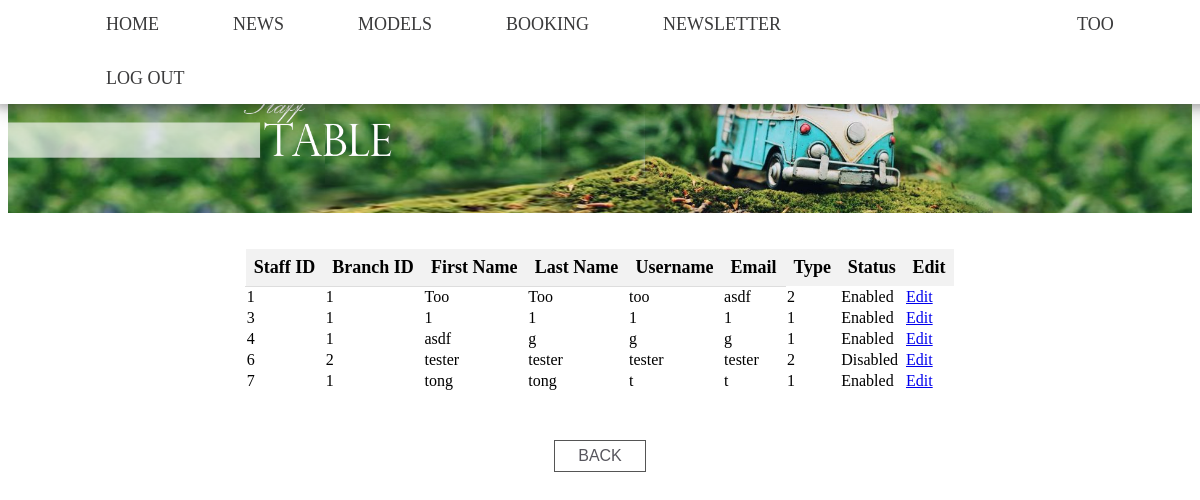
/staff-table.php (signed in), run on the app's committed database.
### tables this page shows
CREATE TABLE `staff` (
  `staffID` int(11) NOT NULL,
  `branchID` int(11) NOT NULL,
  `fName` varchar(50) NOT NULL,
  `lName` varchar(50) NOT NULL,
  `username` varchar(50) NOT NULL,
  `email` varchar(50) NOT NULL,
  `type` int(1) NOT NULL,
  `password` varchar(20) NOT NULL,
  `disabled` tinyint(1) NOT NULL DEFAULT '0'
);

### staff-table.php (the view, shortened to what this page needs)
<html>
<head>
  <link rel="stylesheet" href="main.css"/>
  <header>
<?php
require_once('menu.php');
?>
    <center>
      <img style="margin-top: 2%;" src="stafftable.png">
</head>
<body>
<center>
  <table class="usertable" style="border-collapse: collapse; width: 60%;">
    <tr style = "background-color:#f2f2f2;" >
      <th style="padding: 8px; text-align: left; border-bottom: 1px solid #ddd; font-size: 18px;">Staff ID</th>
      <th style="padding: 8px; text-align: left; border-bottom: 1px solid #ddd; font-size: 18px;">Branch ID</th>
      <th style="padding: 8px; text-align: left; border-bottom: 1px solid #ddd; font-size: 18px;">First Name</th>
      <th style="padding: 8px; text-align: left; border-bottom: 1px solid #ddd; font-size: 18px;">Last Name</th>
      <th style="padding: 8px; text-align: left; border-bottom: 1px solid #ddd; font-size: 18px;">Username</th>
      <th style="padding: 8px; text-align: left; border-bottom: 1px solid #ddd; font-size: 18px;">Email</th>
      <th style="padding: 8px; text-align: left; border-bottom: 1p solid #ddd; font-size: 18px;">Type</th>
      <th style="padding: 8px; text-align: left; border-bottom: 1p solid #ddd; font-size: 18px;">Status</th>
      <th style="padding: 8px; text-align: left; border-bottom: 1p solid #ddd; font-size: 18px;">Edit</th>
    </tr>
      <?php
      $q = "select * from staff";
      $result = $mysqli->query($q);
      if ($result) {
          while($row = $result->fetch_array()){
            echo "<tr>";
            echo "<td>".$row['staffID'] ."</td>";
            echo "<td>".$row['branchID'] ."</td>";
            echo "<td>".$row['fName'] ."</td>";
            echo "<td>".$row['lName'] ."</td>";
            echo "<td>".$row['username'] ."</td>";
            echo "<td>".$row['email'] ."</td>";
            echo "<td>".$row['type'] ."</td>";
            echo "<td>";
            if($row['disabled'] == 0){
              echo "Enabled";
            }else{
              echo "Disabled";
            }
            echo "</td>";
            echo "<td><a href = 'editStaff.php?user=".$row['staffID']."'> Edit </a></td>";
            echo "</tr>";
          }
      }else{
        echo "Something went wrong";
      }
      ?>
  </table>
<br>
<br>
      <a href="admin.php"><button class="button" style= "padding: .5% 2% .5% 2%;">BACK</button></a>
</center>
</body>
</html>

### main.css (style rules this page uses)
body { font-weight: 300; }
header { background: White; }
header::after { content: ''; display: table; clear: both; }
img { display: block; margin: auto; max-width: 100%; height: auto; }
.button { background-color: white; color: #57565d; border: 1px solid #555555; padding: 1% 2%; font-size: 16px; }
table, tr, td { border: 1px solid white; margin-bottom: 1%; }

### data on the page
staff: staffID "1", branchID "1", fName "Too", lName "Too", username "too", email "asdf", type "2", disabled "Enabled"
staff: staffID "3", branchID "1", fName "1", lName "1", username "1", email "1", type "1", disabled "Enabled"
staff: staffID "4", branchID "1", fName "asdf", lName "g", username "g", email "g", type "1", disabled "Enabled"
staff: staffID "6", branchID "2", fName "tester", lName "tester", username "tester", email "tester", type "2", disabled "Disabled"
staff: staffID "7", branchID "1", fName "tong", lName "tong", username "t", email "t", type "1", disabled "Enabled"

### other printed values
$_SESSION["user"] "TOO"
